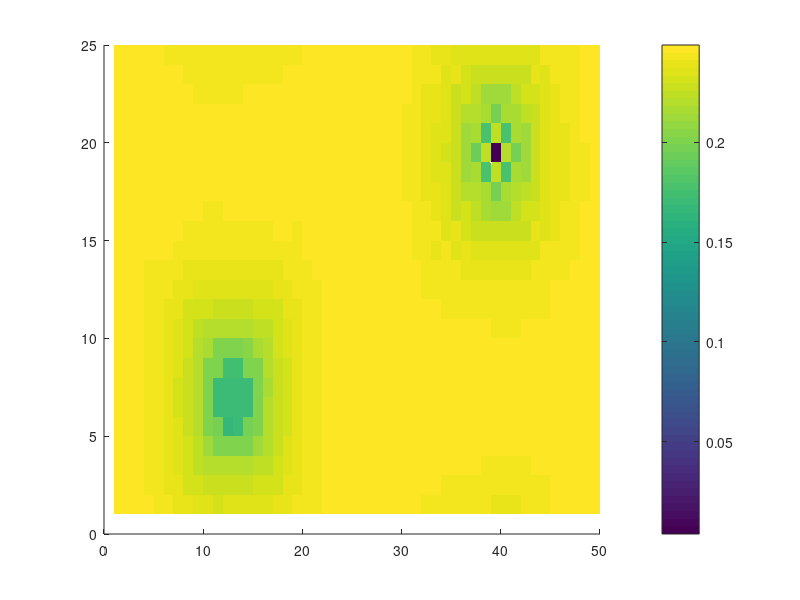

MATLAB code to generate this figure: (Note: this script raises an error after producing the figure.)
load("trackOutN50x25n0.35v1.95b0.0008alpha0.7Impure2.mat");
order=reshape(vars.gapArray(18,:),50,25)';
observable=abs(order);
f=figure(4);
surface(observable,'EdgeAlpha',0.5);
colorbar
caxis([0.16 max(observable,[],'all')])
xlim([1 50])
ylim([1 25])
pbaspect([2 1 1])
xlabel('x','Interpreter','latex','FontSize',12)
ylabel('y','Interpreter','latex','FontSize',12)
title('$|\Delta|/t$','Interpreter','latex')
exportgraphics(f,"FluxPintrackOutN50x25n0.35v1.95b0.0008alpha0.7Impure2.pdf",'ContentType','vector');